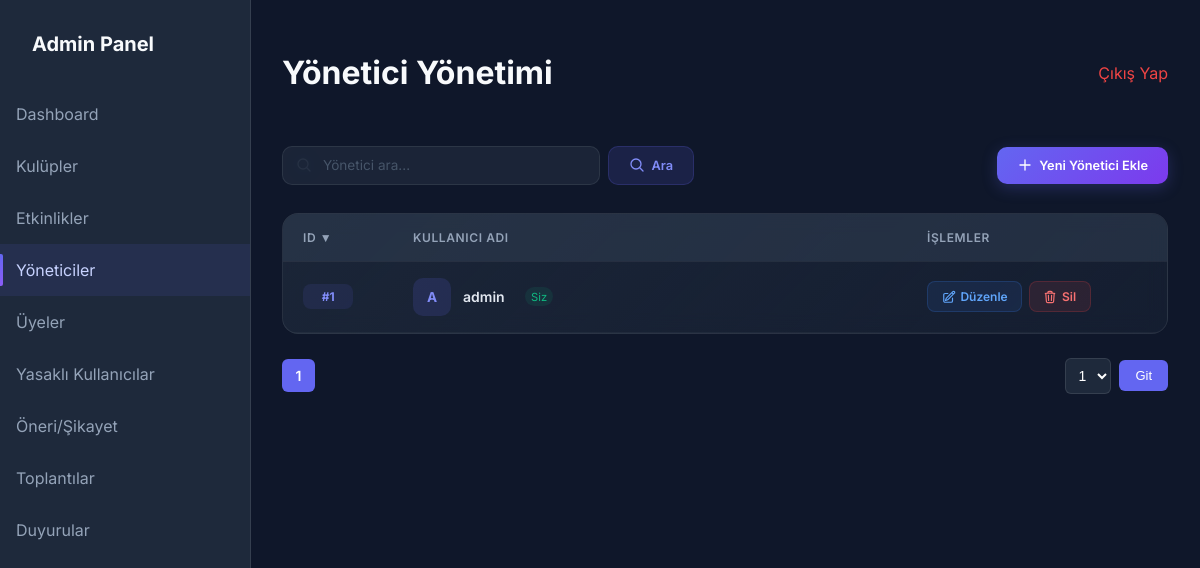
Page /admin/yonetici/yoneticiler.php (signed in) on the committed database.
### tables this page shows
CREATE TABLE IF NOT EXISTS adminler (
    id INT AUTO_INCREMENT PRIMARY KEY,
    kullanici_adi VARCHAR(50) NOT NULL UNIQUE,
    sifre VARCHAR(255) NOT NULL
);

### admin/yonetici/yoneticiler.php (the view, shortened to what this page needs)
<?php
require_once '../header.php';
$aranan = trim($_GET['aranan'] ?? '');
$yon = strtoupper($_GET['yon'] ?? 'DESC');
$ters_yon = ($yon == 'ASC') ? 'DESC' : 'ASC';
$sayfa_kayit_sayisi = 5;
$sayfa = isset($_GET['sayfa']) ? max(1, (int)$_GET['sayfa']) : 1;
$offset = ($sayfa - 1) * $sayfa_kayit_sayisi;
if (!empty($aranan)) {
    $stmt = $db->prepare("SELECT id, kullanici_adi FROM adminler WHERE kullanici_adi LIKE ? ORDER BY id $yon LIMIT $sayfa_kayit_sayisi OFFSET $offset");
    $stmt->execute(["%$aranan%"]);
} else {
    $stmt = $db->query("SELECT id, kullanici_adi FROM adminler ORDER BY id $yon LIMIT $sayfa_kayit_sayisi OFFSET $offset");
}
$yoneticiler = $stmt->fetchAll();
?>
<div class="page-toolbar">
    <form action="" method="GET" class="search-form">
        <div class="search-input-wrapper">
            <svg class="search-icon" xmlns="http://www.w3.org/2000/svg" fill="none" viewBox="0 0 24 24" stroke-width="2" stroke="currentColor">
                <path stroke-linecap="round" stroke-linejoin="round" d="m21 21-5.197-5.197m0 0A7.5 7.5 0 1 0 5.196 5.196a7.5 7.5 0 0 0 10.607 10.607Z" />
            </svg>
            <input type="text" name="aranan" value="<?php echo htmlspecialchars($aranan); ?>" placeholder="Yönetici ara...">
        </div>
        <button type="submit" class="btn-modern btn-modern-search">
            <svg xmlns="http://www.w3.org/2000/svg" fill="none" viewBox="0 0 24 24" stroke-width="2" stroke="currentColor">
                <path stroke-linecap="round" stroke-linejoin="round" d="m21 21-5.197-5.197m0 0A7.5 7.5 0 1 0 5.196 5.196a7.5 7.5 0 0 0 10.607 10.607Z" />
            </svg>
            Ara
        </button>
    </form>
    <a href="yonetici_ekle.php" class="btn-modern btn-modern-primary">
        <svg xmlns="http://www.w3.org/2000/svg" fill="none" viewBox="0 0 24 24" stroke-width="2" stroke="currentColor">
            <path stroke-linecap="round" stroke-linejoin="round" d="M12 4.5v15m7.5-7.5h-15" />
        </svg>
        Yeni Yönetici Ekle
    </a>
</div>
<div class="table-panel">
    <table>
        <thead>
            <tr>
                <th style="width: 70px;">
                    <?php
                    $id_ok = ($yon == 'ASC') ? ' ▲' : ' ▼';
                    $id_url = 'yoneticiler.php?yon=' . $ters_yon;
                    ?>
                    <a href="<?php echo $id_url; ?>">ID<?php echo $id_ok; ?></a>
                </th>
                <th>Kullanıcı Adı</th>
                <th style="width: 220px;">İşlemler</th>
            </tr>
        </thead>
        <tbody>
            <?php
            $renkler = [
                ['bg' => 'rgba(99, 102, 241, 0.15)', 'color' => '#818cf8'],
                ['bg' => 'rgba(16, 185, 129, 0.15)', 'color' => '#34d399'],
                ['bg' => 'rgba(245, 158, 11, 0.15)', 'color' => '#fbbf24']
            ];
            foreach ($yoneticiler as $i => $yonetici):
                $renk = $renkler[$i % count($renkler)];
                $harf = mb_strtoupper(mb_substr($yonetici['kullanici_adi'], 0, 1));
            ?>
                <tr>
                    <td>
                        <span class="id-badge">#<?php echo $yonetici['id']; ?></span>
                    </td>
                    <td>
                        <div class="club-cell">
                            <div class="club-avatar" style="background: <?php echo $renk['bg']; ?>; color: <?php echo $renk['color']; ?>;">
                                <?php echo $harf; ?>
                            </div>
                            <span class="club-name"><?php echo htmlspecialchars($yonetici['kullanici_adi']); ?></span>
                            <?php if ($yonetici['id'] == $_SESSION['admin_id']): ?>
                                <span style="margin-left:8px; font-size:0.7rem; color:#10b981; background:rgba(16,185,129,0.1); padding:0.15rem 0.4rem; border-radius:1rem;">Siz</span>
                            <?php endif; ?>
                        </div>
                    </td>
                    <td>
                        <div class="actions-cell">
                            <a href="yonetici_duzenle.php?id=<?php echo $yonetici['id']; ?>" class="action-btn btn-edit">
                                Düzenle
                            </a>
                            <a href="javascript:void(0);" class="action-btn btn-delete" onclick="confirmAction('yoneticiler.php?sil=<?php echo $yonetici['id']; ?>', 'Yöneticiyi Sil', 'Bu yöneticiyi silmek istediğinize emin misiniz? Bu işlem geri alınamaz!')">
                                Sil
                            </a>
                        </div>
                    </td>
                </tr>
            <?php endforeach; ?>
        </tbody>
    </table>
</div>
<?php
require_once '../sayfalama.php';
?>
<?php require_once '../footer.php'; ?>

### admin/admin-style.css (style rules this page uses)
:root { --primary: #6366f1; --primary-hover: #4f46e5; --bg-dark: #0f172a; --bg-card: #1e293b; --text-white: #f8fafc; --text-gray: #94a3b8; --danger: #ef4444; }
body { font-family: 'Inter', sans-serif; background-color: var(--bg-dark); color: var(--text-white); margin: 0; display: flex; justify-content: center; align-items: center; min-height: 100vh; }

### admin/header.php (style rules this page uses)
body { display: block; background: #0f172a; min-height: 100vh; margin: 0; font-family: 'Inter', sans-serif; }
table { width: 100%; border-collapse: collapse; }
th { background: #334155; text-align: left; padding: 1rem; color: #94a3b8; font-weight: 600; font-size: 0.875rem; }
td { padding: 1rem; border-top: 1px solid rgba(255,255,255,0.1); }

### admin/yonetici/yoneticiler.php (style rules this page uses)
.page-toolbar { display: flex; justify-content: space-between; align-items: center; flex-wrap: wrap; gap: 1rem; margin-bottom: 1.75rem; animation: fadeInUp 0.5s ease forwards; }
.search-form { display: flex; gap: 0.5rem; align-items: center; }
.search-input-wrapper { position: relative; }
.search-input-wrapper .search-icon { position: absolute; left: 0.85rem; top: 50%; transform: translateY(-50%); width: 16px; height: 16px; color: #475569; pointer-events: none; }
.search-input-wrapper input { padding: 0.65rem 1rem 0.65rem 2.5rem; border-radius: 0.625rem; border: 1px solid rgba(255,255,255,0.08); background: rgba(30, 41, 59, 0.8); backdrop-filter: blur(10px); color: #f1f5f9; outline: none; font-size: 0.85rem; font-family: 'Inter', sans-serif; width: 260px; transition: all 0.3s ease; }
.search-input-wrapper input::placeholder { color: #475569; }
.btn-modern { display: inline-flex; align-items: center; gap: 0.4rem; padding: 0.65rem 1.25rem; border-radius: 0.625rem; font-size: 0.8rem; font-weight: 600; font-family: 'Inter', sans-serif; text-decoration: none; border: none; cursor: pointer; transition: all 0.3s ease; position: relative; overflow: hidden; }
.btn-modern svg { width: 16px; height: 16px; }
.btn-modern-primary { background: linear-gradient(135deg, #6366f1, #7c3aed); color: white; box-shadow: 0 4px 15px rgba(99, 102, 241, 0.25); }
.btn-modern-search { background: rgba(99, 102, 241, 0.15); color: #818cf8; border: 1px solid rgba(99, 102, 241, 0.2); }
.table-panel { background: linear-gradient(135deg, rgba(30, 41, 59, 0.8), rgba(30, 41, 59, 0.4)); backdrop-filter: blur(10px); border: 1px solid rgba(255, 255, 255, 0.08); border-radius: 1rem; overflow: hidden; animation: fadeInUp 0.5s ease forwards; animation-delay: 0.2s; opacity: 0; }
.table-panel table { width: 100%; border-collapse: collapse; }
.table-panel thead th { background: rgba(51, 65, 85, 0.5); padding: 1rem 1.25rem; text-align: left; color: #94a3b8; font-weight: 600; font-size: 0.75rem; text-transform: uppercase; letter-spacing: 0.05em; border-bottom: 1px solid rgba(255, 255, 255, 0.06); }
.table-panel thead th a { color: #94a3b8; text-decoration: none; display: inline-flex; align-items: center; gap: 0.3rem; transition: color 0.2s; }
.table-panel tbody tr { border-bottom: 1px solid rgba(255, 255, 255, 0.04); transition: background 0.2s ease; }
.table-panel tbody td { padding: 1rem 1.25rem; font-size: 0.875rem; color: #cbd5e1; vertical-align: middle; }
.club-cell { display: flex; align-items: center; gap: 0.75rem; }
.club-cell .club-avatar { width: 38px; height: 38px; border-radius: 0.625rem; display: flex; align-items: center; justify-content: center; font-weight: 700; font-size: 0.85rem; flex-shrink: 0; }
.club-cell .club-name { font-weight: 600; color: #e2e8f0; }
.id-badge { display: inline-flex; align-items: center; justify-content: center; background: rgba(99, 102, 241, 0.1); color: #818cf8; font-weight: 700; font-size: 0.75rem; padding: 0.3rem 0.7rem; border-radius: 0.5rem; min-width: 28px; }
.actions-cell { display: flex; gap: 0.4rem; align-items: center; }
.action-btn { display: inline-flex; align-items: center; gap: 0.3rem; padding: 0.45rem 0.85rem; border-radius: 0.5rem; font-size: 0.75rem; font-weight: 600; text-decoration: none; transition: all 0.2s ease; border: 1px solid transparent; }
.action-btn svg { width: 14px; height: 14px; }
.action-btn.btn-edit { background: rgba(59, 130, 246, 0.1); color: #60a5fa; border-color: rgba(59, 130, 246, 0.2); }
.action-btn.btn-delete { background: rgba(239, 68, 68, 0.1); color: #f87171; border-color: rgba(239, 68, 68, 0.2); }

### rows in the picture
adminler: id "1", kullanici_adi "A", kullanici_adi "admin", shows "Siz"

### other values in the picture
$header_title "Yönetici Yönetimi"
$id_ok "▼"
form field sayfa "1"
